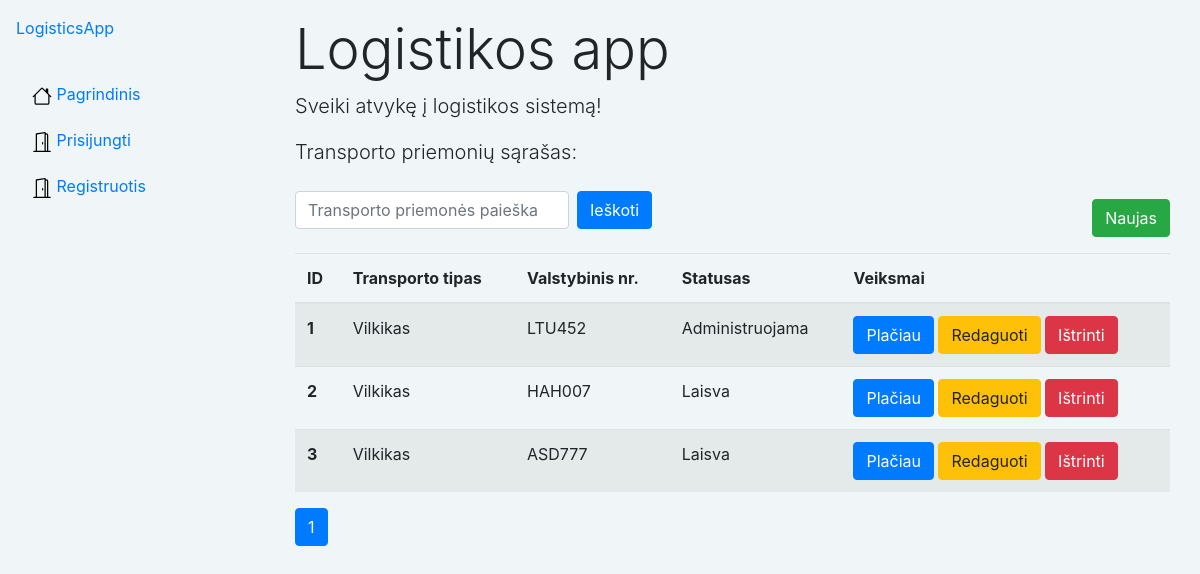
Page /logistics/vehicles/ on the earlier database version.
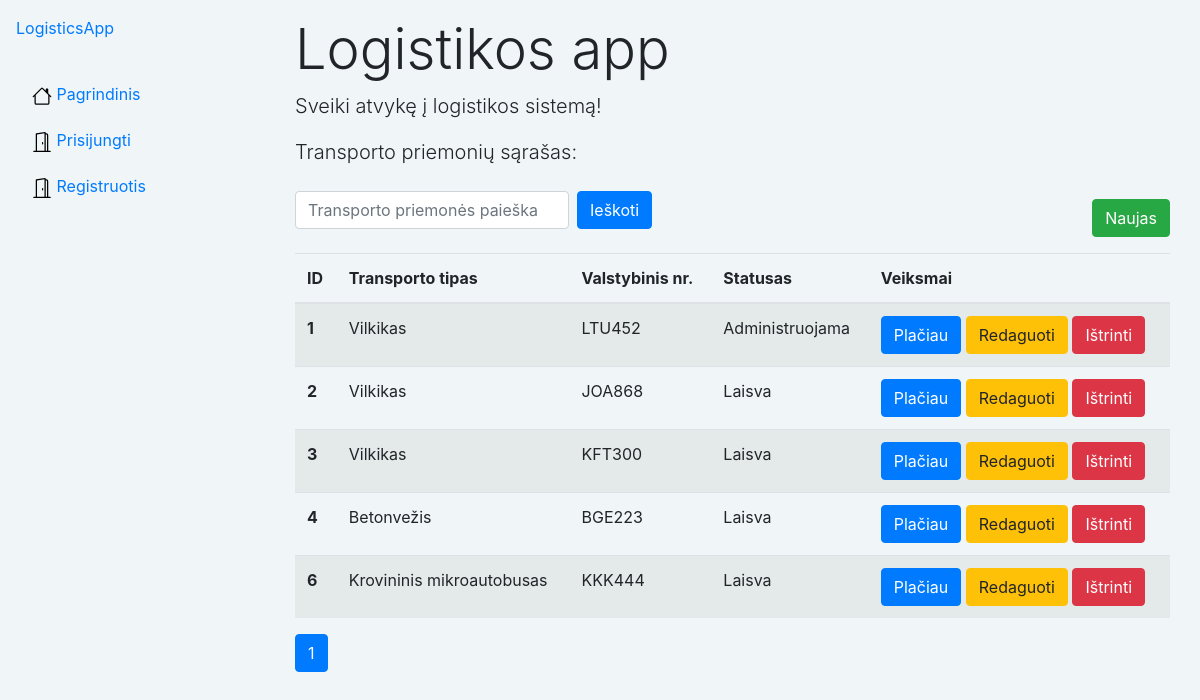
Same page on the later database version.
### logistics/models.py (models this page shows, shortened)
class Vehicle(models.Model):
    type = models.CharField('Transporto tipas', max_length=80, help_text='Įveskite transporto priemonės tipą')
    make = models.CharField('Gamintojas', max_length=50, help_text='Įveskite transporto priemonės gamintoją', blank=True, null=True)
    model = models.CharField('Modelis', max_length=50, help_text='Įveskite transporto priemonės modelį', blank=True, null=True)
    year = models.PositiveIntegerField('Metai', help_text='Įveskite transporto priemonės gamybos metus', blank=True, null=True)
    plate_number = models.CharField('Valstybinis nr.', max_length=20, help_text='Įveskite valstybinį numerį')
    VEHICLE_STATUS = (
        ('a', 'Administruojama'),
        ('l', 'Laisva'),
        ('u', 'Užimta')
    )
    status = models.CharField(
        max_length=1,
        choices=VEHICLE_STATUS,
        blank=True,
        default='a',
        help_text='Statusas',
    )

### logistics/views.py (the view)
# urls.py: path('vehicles/', views.vehicles, name='vehicles'),
def vehicles(request):
    all_vehicles = Vehicle.objects.all()
    query = request.GET.get('q')
    if query:
        search_vehicles = Vehicle.objects.filter(
            Q(type__icontains=query) |
            Q(plate_number__icontains=query)
        )
        all_vehicles = search_vehicles
    page = request.GET.get('page', 1)
    paginator = Paginator(all_vehicles, 5)
    try:
        all_vehicles = paginator.page(page)
    except PageNotAnInteger:
        all_vehicles = paginator.page(1)
    except EmptyPage:
        all_vehicles = paginator.page(paginator.num_pages)
    context = {
        'all_vehicles': all_vehicles
    }
    return render(request, 'vehicles/vehicles.html', context=context)

### logistics/templatetags/custom_pagination.py (called while the page is built)
@register.inclusion_tag('pagination_template.html')
def show_pagination_links(queryset, parameter_name='page'):
    return {'current_list': queryset, 'parameter_name': parameter_name}

### templates/vehicles/vehicles.html
{% extends "base.html" %}
{% load custom_pagination %}
{% block content %}
<div class="container mt-3">
    <h1 class="display-4">Logistikos app</h1>
    <p class="lead">Sveiki atvykę į logistikos sistemą!</p>
    <p class="lead">Transporto priemonių sąrašas:</p>
    <div class="d-flex justify-content-between">
        <form method="get" class="form-inline my-2 my-lg-0">
            <input class="form-control mr-sm-2" type="search" placeholder="Transporto priemonės paieška" aria-label="Search"
                   name="q"
                   value="{{ request.GET.q }}">
            <button class="btn btn-primary my-2 my-sm-0" type="submit">Ieškoti</button>
        </form>
        <a href="{% url 'vehicle-new' %}" class="btn btn-success mt-3">Naujas</a>
    </div>
    <div class="mt-3">
        {% if all_vehicles %}
        <table class="table table-striped">
            <thead>
            <tr>
                <th scope="col">ID</th>
                <th scope="col">Transporto tipas</th>
                <th scope="col">Valstybinis nr.</th>
                <th scope="col">Statusas</th>
                <th scope="col">Veiksmai</th>
            </tr>
            </thead>
            <tbody>
            {% for vehicle in all_vehicles %}
            <tr>
                <th scope="row">{{ vehicle.id }}</th>
                <td>{{ vehicle.type }}</td>
                <td>{{ vehicle.plate_number }}</td>
                <td>{{ vehicle.get_status_display }}</td>
                <td>
                    <a href="{{ vehicle.pk }}" class="btn btn-primary">Plačiau</a>
                    <a href="{% url 'vehicle-update' vehicle_id=vehicle.id %}" class="btn btn-warning">Redaguoti</a>
                    <a href="{% url 'vehicle-delete' vehicle_id=vehicle.id %}" class="btn btn-danger">Ištrinti</a>
                </td>
            </tr>
            {% endfor %}
            </tbody>
        </table>
        {% show_pagination_links all_vehicles %}
        {% else %}
        <p>Nerasta jokių rezultatų pagal paiešką.</p>
        {% endif %}
    </div>
</div>
{% endblock %}

### templates/base.html (shortened to what this page needs)
<!DOCTYPE html>
<html lang="en">
<head>
    {% load static %}
    <link rel="stylesheet" href="https://stackpath.bootstrapcdn.com/bootstrap/4.1.3/css/bootstrap.min.css"
>
    <link rel="stylesheet" href="{% static 'css/styles.css' %}">
    <link href="https://cdn.jsdelivr.net/npm/bootstrap-icons@1.18.0/font/bootstrap-icons.css" rel="stylesheet">
</head>
<body class="d-flex" style="background-color: #F0F5F7;">
<div class="d-flex flex-column flex-shrink-0 p-3 bg-body-tertiary"
     style="width: 265px; height: 100vh; background-color: #F0F5F7;">
    <a href="/" class="d-flex align-items-center mb-3 mb-md-0 me-md-auto link-body-emphasis text-decoration-none">
        <span class="fs-4">LogisticsApp</span>
    </a>
    <ul class="nav nav-pills flex-column mb-auto">
        <li class="nav-item align-items-center">
            <a href="{% url 'index' %}"
               class="nav-link {% if request.resolver_match.url_name == 'index' %}active{% endif %}
 link-body-emphasis">
                <img src="{% static 'images/house.svg' %}" width="20" height="30" alt="Your Logo" class="me-2">
                <span class="d-none d-md-inline">Pagrindinis</span>
            </a>
        </li>
        {% if not user.is_authenticated %}
        <li class="nav-item align-items-center">
            <a href="{% url 'login' %}"
               class="nav-link {% if 'login' in request.path %}active{% endif %} link-body-emphasis">
                <img src="{% static 'images/login.svg' %}" width="20" height="30" alt="Your Logo"
                     class="me-2">
                <span class="d-none d-md-inline">Prisijungti</span>
            </a>
        </li>
        <li class="nav-item align-items-center">
            <a href="{% url 'register' %}"
               class="nav-link {% if 'register' in request.path %}active{% endif %} link-body-emphasis">
                <img src="{% static 'images/login.svg' %}" width="20" height="30" alt="Your Logo"
                     class="me-2">
                <span class="d-none d-md-inline">Registruotis</span>
            </a>
        </li>
        {% endif %}
        </ul>
    </div>
<div class="container-fluid">
    {% block content %}{% endblock %}
</div>
</body>
</html>

### templates/pagination_template.html (shortened to what this page needs)
<div class="pagination mt-3">
    <nav aria-label="Page navigation example">
        <ul class="pagination">
            {% for i in current_list.paginator.page_range %}
            <li class="page-item {% if i == current_list.number %}active{% endif %}">
                <a class="page-link" href="?{{ parameter_name }}={{ i }}">{{ i }}</a>
            </li>
            {% endfor %}
        </ul>
    </nav>
</div>

Differences in the rows shown:
changed Vehicle id 2: plate_number "HAH007" → "JOA868"
changed Vehicle id 3: plate_number "ASD777" → "KFT300"
added Vehicle: id "4", type "Betonvežis", plate_number "BGE223", status "Laisva"
added Vehicle: id "6", type "Krovininis mikroautobusas", plate_number "KKK444", status "Laisva"
